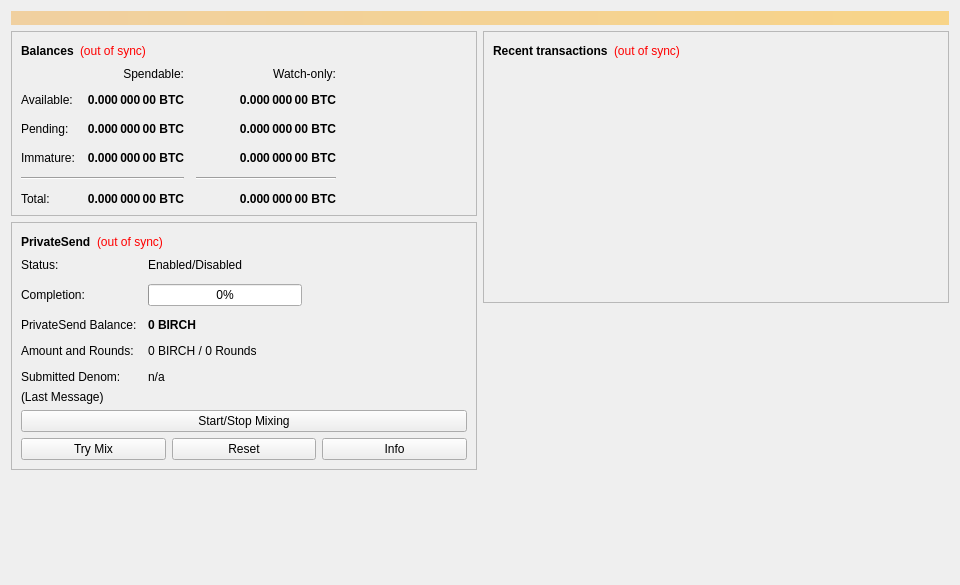
<?xml version="1.0" encoding="UTF-8"?>
<ui version="4.0">
 <class>OverviewPage</class>
 <widget class="QWidget" name="OverviewPage">
  <property name="geometry">
   <rect>
    <x>0</x>
    <y>0</y>
    <width>960</width>
    <height>585</height>
   </rect>
  </property>
  <property name="minimumSize">
   <size>
    <width>960</width>
    <height>0</height>
   </size>
  </property>
  <property name="windowTitle">
   <string>Form</string>
  </property>
  <layout class="QVBoxLayout" name="topLayout">
   <item>
    <widget class="QLabel" name="labelAlerts">
     <property name="visible">
      <bool>false</bool>
     </property>
     <property name="styleSheet">
      <string notr="true">QLabel { background-color: qlineargradient(x1: 0, y1: 0, x2: 1, y2: 0, stop:0 #F0D0A0, stop:1 #F8D488); color:#000000; }</string>
     </property>
     <property name="wordWrap">
      <bool>true</bool>
     </property>
     <property name="margin">
      <number>3</number>
     </property>
     <property name="textInteractionFlags">
      <set>Qt::TextSelectableByMouse</set>
     </property>
    </widget>
   </item>
   <item>
    <layout class="QHBoxLayout" name="horizontalLayout" stretch="1,1">
     <item>
      <layout class="QVBoxLayout" name="verticalLayout_2">
       <item>
        <widget class="QFrame" name="frame">
         <property name="frameShape">
          <enum>QFrame::StyledPanel</enum>
         </property>
         <property name="frameShadow">
          <enum>QFrame::Raised</enum>
         </property>
         <layout class="QVBoxLayout" name="verticalLayout_4">
          <item>
           <layout class="QHBoxLayout" name="horizontalLayout_4">
            <item>
             <widget class="QLabel" name="label_5">
              <property name="font">
               <font>
                <weight>75</weight>
                <bold>true</bold>
               </font>
              </property>
              <property name="text">
               <string>Balances</string>
              </property>
             </widget>
            </item>
            <item>
             <widget class="QLabel" name="labelWalletStatus">
              <property name="toolTip">
               <string>The displayed information may be out of date. Your wallet automatically synchronizes with the Birch network after a connection is established, but this process has not completed yet.</string>
              </property>
              <property name="styleSheet">
               <string notr="true">QLabel { color: red; }</string>
              </property>
              <property name="text">
               <string notr="true">(out of sync)</string>
              </property>
              <property name="alignment">
               <set>Qt::AlignLeading|Qt::AlignLeft|Qt::AlignVCenter</set>
              </property>
             </widget>
            </item>
            <item>
             <spacer name="horizontalSpacer_3">
              <property name="orientation">
               <enum>Qt::Horizontal</enum>
              </property>
              <property name="sizeHint" stdset="0">
               <size>
                <width>40</width>
                <height>20</height>
               </size>
              </property>
             </spacer>
            </item>
           </layout>
          </item>
          <item>
           <layout class="QGridLayout" name="gridLayout">
            <property name="spacing">
             <number>12</number>
            </property>
            <item row="2" column="2">
             <widget class="QLabel" name="labelWatchPending">
              <property name="font">
               <font>
                <weight>75</weight>
                <bold>true</bold>
               </font>
              </property>
              <property name="cursor">
               <cursorShape>IBeamCursor</cursorShape>
              </property>
              <property name="toolTip">
               <string>Unconfirmed transactions to watch-only addresses</string>
              </property>
              <property name="text">
               <string notr="true">0.000 000 00 BTC</string>
              </property>
              <property name="alignment">
               <set>Qt::AlignRight|Qt::AlignTrailing|Qt::AlignVCenter</set>
              </property>
              <property name="textInteractionFlags">
               <set>Qt::LinksAccessibleByMouse|Qt::TextSelectableByKeyboard|Qt::TextSelectableByMouse</set>
              </property>
             </widget>
            </item>
            <item row="2" column="1">
             <widget class="QLabel" name="labelUnconfirmed">
              <property name="font">
               <font>
                <weight>75</weight>
                <bold>true</bold>
               </font>
              </property>
              <property name="cursor">
               <cursorShape>IBeamCursor</cursorShape>
              </property>
              <property name="toolTip">
               <string>Total of transactions that have yet to be confirmed, and do not yet count toward the spendable balance</string>
              </property>
              <property name="text">
               <string notr="true">0.000 000 00 BTC</string>
              </property>
              <property name="alignment">
               <set>Qt::AlignRight|Qt::AlignTrailing|Qt::AlignVCenter</set>
              </property>
              <property name="textInteractionFlags">
               <set>Qt::LinksAccessibleByMouse|Qt::TextSelectableByKeyboard|Qt::TextSelectableByMouse</set>
              </property>
             </widget>
            </item>
            <item row="3" column="2">
             <widget class="QLabel" name="labelWatchImmature">
              <property name="font">
               <font>
                <weight>75</weight>
                <bold>true</bold>
               </font>
              </property>
              <property name="cursor">
               <cursorShape>IBeamCursor</cursorShape>
              </property>
              <property name="toolTip">
               <string>Mined balance in watch-only addresses that has not yet matured</string>
              </property>
              <property name="text">
               <string notr="true">0.000 000 00 BTC</string>
              </property>
              <property name="alignment">
               <set>Qt::AlignRight|Qt::AlignTrailing|Qt::AlignVCenter</set>
              </property>
              <property name="textInteractionFlags">
               <set>Qt::LinksAccessibleByMouse|Qt::TextSelectableByKeyboard|Qt::TextSelectableByMouse</set>
              </property>
             </widget>
            </item>
            <item row="4" column="0" colspan="2">
             <widget class="Line" name="lineSpendableBalance">
              <property name="orientation">
               <enum>Qt::Horizontal</enum>
              </property>
             </widget>
            </item>
            <item row="4" column="2">
             <widget class="Line" name="lineWatchBalance">
              <property name="sizePolicy">
               <sizepolicy hsizetype="Preferred" vsizetype="Fixed">
                <horstretch>0</horstretch>
                <verstretch>0</verstretch>
               </sizepolicy>
              </property>
              <property name="minimumSize">
               <size>
                <width>140</width>
                <height>0</height>
               </size>
              </property>
              <property name="orientation">
               <enum>Qt::Horizontal</enum>
              </property>
             </widget>
            </item>
            <item row="5" column="0">
             <widget class="QLabel" name="labelTotalText">
              <property name="text">
               <string>Total:</string>
              </property>
             </widget>
            </item>
            <item row="3" column="1">
             <widget class="QLabel" name="labelImmature">
              <property name="font">
               <font>
                <weight>75</weight>
                <bold>true</bold>
               </font>
              </property>
              <property name="cursor">
               <cursorShape>IBeamCursor</cursorShape>
              </property>
              <property name="toolTip">
               <string>Mined balance that has not yet matured</string>
              </property>
              <property name="text">
               <string notr="true">0.000 000 00 BTC</string>
              </property>
              <property name="alignment">
               <set>Qt::AlignRight|Qt::AlignTrailing|Qt::AlignVCenter</set>
              </property>
              <property name="textInteractionFlags">
               <set>Qt::LinksAccessibleByMouse|Qt::TextSelectableByKeyboard|Qt::TextSelectableByMouse</set>
              </property>
             </widget>
            </item>
            <item row="2" column="3">
             <spacer name="horizontalSpacer_2">
              <property name="orientation">
               <enum>Qt::Horizontal</enum>
              </property>
              <property name="sizeHint" stdset="0">
               <size>
                <width>40</width>
                <height>20</height>
               </size>
              </property>
             </spacer>
            </item>
            <item row="3" column="0">
             <widget class="QLabel" name="labelImmatureText">
              <property name="text">
               <string>Immature:</string>
              </property>
             </widget>
            </item>
            <item row="5" column="1">
             <widget class="QLabel" name="labelTotal">
              <property name="font">
               <font>
                <weight>75</weight>
                <bold>true</bold>
               </font>
              </property>
              <property name="cursor">
               <cursorShape>IBeamCursor</cursorShape>
              </property>
              <property name="toolTip">
               <string>Your current total balance</string>
              </property>
              <property name="text">
               <string notr="true">0.000 000 00 BTC</string>
              </property>
              <property name="alignment">
               <set>Qt::AlignRight|Qt::AlignTrailing|Qt::AlignVCenter</set>
              </property>
              <property name="textInteractionFlags">
               <set>Qt::LinksAccessibleByMouse|Qt::TextSelectableByKeyboard|Qt::TextSelectableByMouse</set>
              </property>
             </widget>
            </item>
            <item row="5" column="2">
             <widget class="QLabel" name="labelWatchTotal">
              <property name="font">
               <font>
                <weight>75</weight>
                <bold>true</bold>
               </font>
              </property>
              <property name="cursor">
               <cursorShape>IBeamCursor</cursorShape>
              </property>
              <property name="toolTip">
               <string>Current total balance in watch-only addresses</string>
              </property>
              <property name="text">
               <string notr="true">0.000 000 00 BTC</string>
              </property>
              <property name="alignment">
               <set>Qt::AlignRight|Qt::AlignTrailing|Qt::AlignVCenter</set>
              </property>
              <property name="textInteractionFlags">
               <set>Qt::LinksAccessibleByMouse|Qt::TextSelectableByKeyboard|Qt::TextSelectableByMouse</set>
              </property>
             </widget>
            </item>
            <item row="0" column="2">
             <widget class="QLabel" name="labelWatchonly">
              <property name="text">
               <string>Watch-only:</string>
              </property>
              <property name="alignment">
               <set>Qt::AlignRight|Qt::AlignTrailing|Qt::AlignVCenter</set>
              </property>
             </widget>
            </item>
            <item row="1" column="0">
             <widget class="QLabel" name="labelBalanceText">
              <property name="text">
               <string>Available:</string>
              </property>
             </widget>
            </item>
            <item row="1" column="1">
             <widget class="QLabel" name="labelBalance">
              <property name="font">
               <font>
                <weight>75</weight>
                <bold>true</bold>
               </font>
              </property>
              <property name="cursor">
               <cursorShape>IBeamCursor</cursorShape>
              </property>
              <property name="toolTip">
               <string>Your current spendable balance</string>
              </property>
              <property name="text">
               <string notr="true">0.000 000 00 BTC</string>
              </property>
              <property name="alignment">
               <set>Qt::AlignRight|Qt::AlignTrailing|Qt::AlignVCenter</set>
              </property>
              <property name="textInteractionFlags">
               <set>Qt::LinksAccessibleByMouse|Qt::TextSelectableByKeyboard|Qt::TextSelectableByMouse</set>
              </property>
             </widget>
            </item>
            <item row="1" column="2">
             <widget class="QLabel" name="labelWatchAvailable">
              <property name="font">
               <font>
                <weight>75</weight>
                <bold>true</bold>
               </font>
              </property>
              <property name="cursor">
               <cursorShape>IBeamCursor</cursorShape>
              </property>
              <property name="toolTip">
               <string>Your current balance in watch-only addresses</string>
              </property>
              <property name="text">
               <string notr="true">0.000 000 00 BTC</string>
              </property>
              <property name="alignment">
               <set>Qt::AlignRight|Qt::AlignTrailing|Qt::AlignVCenter</set>
              </property>
              <property name="textInteractionFlags">
               <set>Qt::LinksAccessibleByMouse|Qt::TextSelectableByKeyboard|Qt::TextSelectableByMouse</set>
              </property>
             </widget>
            </item>
            <item row="2" column="0">
             <widget class="QLabel" name="labelPendingText">
              <property name="text">
               <string>Pending:</string>
              </property>
             </widget>
            </item>
            <item row="0" column="1">
             <widget class="QLabel" name="labelSpendable">
              <property name="text">
               <string>Spendable:</string>
              </property>
              <property name="alignment">
               <set>Qt::AlignRight|Qt::AlignTrailing|Qt::AlignVCenter</set>
              </property>
             </widget>
            </item>
           </layout>
          </item>
         </layout>
        </widget>
       </item>
       <item>
        <widget class="QFrame" name="framePrivateSend">
         <property name="layoutDirection">
          <enum>Qt::LeftToRight</enum>
         </property>
         <property name="frameShape">
          <enum>QFrame::StyledPanel</enum>
         </property>
         <property name="frameShadow">
          <enum>QFrame::Raised</enum>
         </property>
         <layout class="QVBoxLayout" name="VerticalLayout_PS1">
          <item>
           <layout class="QHBoxLayout" name="horizontalLayout_5">
            <item>
             <widget class="QLabel" name="labelPrivateSendHeader">
              <property name="font">
               <font>
                <weight>75</weight>
                <bold>true</bold>
               </font>
              </property>
              <property name="text">
               <string>PrivateSend</string>
              </property>
             </widget>
            </item>
            <item>
             <widget class="QLabel" name="labelPrivateSendSyncStatus">
              <property name="toolTip">
               <string>The displayed information may be out of date. Your wallet automatically synchronizes with the Birch network after a connection is established, but this process has not completed yet.</string>
              </property>
              <property name="styleSheet">
               <string notr="true">QLabel { color: red; }</string>
              </property>
              <property name="text">
               <string notr="true">(out of sync)</string>
              </property>
              <property name="alignment">
               <set>Qt::AlignLeading|Qt::AlignLeft|Qt::AlignVCenter</set>
              </property>
             </widget>
            </item>
            <item>
             <spacer name="horizontalSpacer_4">
              <property name="orientation">
               <enum>Qt::Horizontal</enum>
              </property>
              <property name="sizeHint" stdset="0">
               <size>
                <width>40</width>
                <height>20</height>
               </size>
              </property>
             </spacer>
            </item>
           </layout>
          </item>
          <item>
           <layout class="QFormLayout" name="privateSendFormLayout">
            <property name="fieldGrowthPolicy">
             <enum>QFormLayout::AllNonFixedFieldsGrow</enum>
            </property>
            <property name="horizontalSpacing">
             <number>11</number>
            </property>
            <property name="verticalSpacing">
             <number>12</number>
            </property>
            <item row="0" column="0">
             <widget class="QLabel" name="labelPrivateSendEnabledText">
              <property name="text">
               <string>Status:</string>
              </property>
             </widget>
            </item>
            <item row="0" column="1">
             <widget class="QLabel" name="labelPrivateSendEnabled">
              <property name="text">
               <string>Enabled/Disabled</string>
              </property>
             </widget>
            </item>
            <item row="1" column="0">
             <widget class="QLabel" name="labelCompletitionText">
              <property name="text">
               <string>Completion:</string>
              </property>
             </widget>
            </item>
            <item row="1" column="1">
             <widget class="QProgressBar" name="privateSendProgress">
              <property name="maximumSize">
               <size>
                <width>154</width>
                <height>16777215</height>
               </size>
              </property>
              <property name="value">
               <number>0</number>
              </property>
             </widget>
            </item>
            <item row="2" column="0">
             <widget class="QLabel" name="labelAnonymizedText">
              <property name="text">
               <string>PrivateSend Balance:</string>
              </property>
             </widget>
            </item>
            <item row="2" column="1">
             <widget class="QLabel" name="labelAnonymized">
              <property name="font">
               <font>
                <weight>75</weight>
                <bold>true</bold>
               </font>
              </property>
              <property name="text">
               <string notr="true">0 BIRCH</string>
              </property>
             </widget>
            </item>
            <item row="3" column="0">
             <widget class="QLabel" name="labelAmountAndRoundsText">
              <property name="text">
               <string>Amount and Rounds:</string>
              </property>
             </widget>
            </item>
            <item row="3" column="1">
             <widget class="QLabel" name="labelAmountRounds">
              <property name="text">
               <string>0 BIRCH / 0 Rounds</string>
              </property>
             </widget>
            </item>
            <item row="4" column="0">
             <widget class="QLabel" name="labelSubmittedDenomText">
              <property name="text">
               <string>Submitted Denom:</string>
              </property>
             </widget>
            </item>
            <item row="4" column="1">
             <widget class="QLabel" name="labelSubmittedDenom">
              <property name="toolTip">
               <string>The denominations you submitted to the Masternode.&lt;br&gt;To mix, other users must submit the exact same denominations.</string>
              </property>
              <property name="text">
               <string>n/a</string>
              </property>
             </widget>
            </item>
           </layout>
          </item>
          <item>
           <layout class="QVBoxLayout" name="VerticalLayout_PS">
            <item>
             <widget class="QLabel" name="labelPrivateSendLastMessage">
              <property name="text">
               <string>(Last Message)</string>
              </property>
              <property name="alignment">
               <set>Qt::AlignLeading|Qt::AlignLeft|Qt::AlignTop</set>
              </property>
              <property name="wordWrap">
               <bool>true</bool>
              </property>
             </widget>
            </item>
            <item>
             <widget class="QPushButton" name="togglePrivateSend">
              <property name="sizePolicy">
               <sizepolicy hsizetype="MinimumExpanding" vsizetype="Fixed">
                <horstretch>0</horstretch>
                <verstretch>0</verstretch>
               </sizepolicy>
              </property>
              <property name="text">
               <string>Start/Stop Mixing</string>
              </property>
             </widget>
            </item>
            <item>
             <layout class="QHBoxLayout" name="horizontalLayout_debugbuttons">
              <item>
               <widget class="QPushButton" name="privateSendAuto">
                <property name="sizePolicy">
                 <sizepolicy hsizetype="MinimumExpanding" vsizetype="Fixed">
                  <horstretch>0</horstretch>
                  <verstretch>0</verstretch>
                 </sizepolicy>
                </property>
                <property name="toolTip">
                 <string>Try to manually submit a PrivateSend request.</string>
                </property>
                <property name="text">
                 <string>Try Mix</string>
                </property>
               </widget>
              </item>
              <item>
               <widget class="QPushButton" name="privateSendReset">
                <property name="sizePolicy">
                 <sizepolicy hsizetype="MinimumExpanding" vsizetype="Fixed">
                  <horstretch>0</horstretch>
                  <verstretch>0</verstretch>
                 </sizepolicy>
                </property>
                <property name="toolTip">
                 <string>Reset the current status of PrivateSend (can interrupt PrivateSend if it's in the process of Mixing, which can cost you money!)</string>
                </property>
                <property name="autoFillBackground">
                 <bool>false</bool>
                </property>
                <property name="text">
                 <string>Reset</string>
                </property>
               </widget>
              </item>
              <item>
               <widget class="QPushButton" name="privateSendInfo">
                <property name="sizePolicy">
                 <sizepolicy hsizetype="MinimumExpanding" vsizetype="Fixed">
                  <horstretch>0</horstretch>
                  <verstretch>0</verstretch>
                 </sizepolicy>
                </property>
                <property name="toolTip">
                 <string>Information about PrivateSend and Mixing</string>
                </property>
                <property name="text">
                 <string>Info</string>
                </property>
               </widget>
              </item>
             </layout>
            </item>
           </layout>
          </item>
         </layout>
        </widget>
       </item>
       <item>
        <spacer name="verticalSpacer">
         <property name="orientation">
          <enum>Qt::Vertical</enum>
         </property>
         <property name="sizeHint" stdset="0">
          <size>
           <width>20</width>
           <height>40</height>
          </size>
         </property>
        </spacer>
       </item>
      </layout>
     </item>
     <item>
      <layout class="QVBoxLayout" name="verticalLayout_3">
       <item>
        <widget class="QFrame" name="frame_2">
         <property name="frameShape">
          <enum>QFrame::StyledPanel</enum>
         </property>
         <property name="frameShadow">
          <enum>QFrame::Raised</enum>
         </property>
         <layout class="QVBoxLayout" name="verticalLayout">
          <item>
           <layout class="QHBoxLayout" name="horizontalLayout_2">
            <item>
             <widget class="QLabel" name="label_4">
              <property name="font">
               <font>
                <weight>75</weight>
                <bold>true</bold>
               </font>
              </property>
              <property name="text">
               <string>Recent transactions</string>
              </property>
             </widget>
            </item>
            <item>
             <widget class="QLabel" name="labelTransactionsStatus">
              <property name="toolTip">
               <string>The displayed information may be out of date. Your wallet automatically synchronizes with the Birch network after a connection is established, but this process has not completed yet.</string>
              </property>
              <property name="styleSheet">
               <string notr="true">QLabel { color: red; }</string>
              </property>
              <property name="text">
               <string notr="true">(out of sync)</string>
              </property>
              <property name="alignment">
               <set>Qt::AlignLeading|Qt::AlignLeft|Qt::AlignVCenter</set>
              </property>
             </widget>
            </item>
            <item>
             <spacer name="horizontalSpacer">
              <property name="orientation">
               <enum>Qt::Horizontal</enum>
              </property>
              <property name="sizeHint" stdset="0">
               <size>
                <width>40</width>
                <height>20</height>
               </size>
              </property>
             </spacer>
            </item>
           </layout>
          </item>
          <item>
           <widget class="QListView" name="listTransactions">
            <property name="styleSheet">
             <string notr="true">QListView { background: transparent; }</string>
            </property>
            <property name="frameShape">
             <enum>QFrame::NoFrame</enum>
            </property>
            <property name="verticalScrollBarPolicy">
             <enum>Qt::ScrollBarAlwaysOff</enum>
            </property>
            <property name="horizontalScrollBarPolicy">
             <enum>Qt::ScrollBarAlwaysOff</enum>
            </property>
            <property name="selectionMode">
             <enum>QAbstractItemView::NoSelection</enum>
            </property>
           </widget>
          </item>
         </layout>
        </widget>
       </item>
       <item>
        <spacer name="verticalSpacer_2">
         <property name="orientation">
          <enum>Qt::Vertical</enum>
         </property>
         <property name="sizeHint" stdset="0">
          <size>
           <width>20</width>
           <height>40</height>
          </size>
         </property>
        </spacer>
       </item>
      </layout>
     </item>
    </layout>
   </item>
  </layout>
 </widget>
 <resources/>
 <connections/>
</ui>
